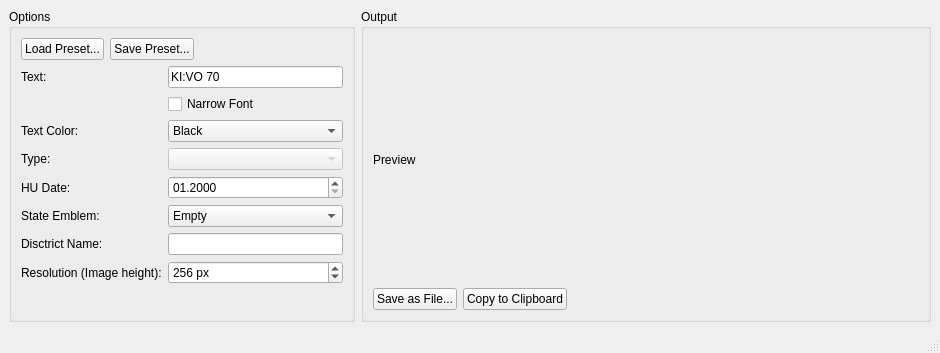
<?xml version="1.0" encoding="UTF-8"?>
<ui version="4.0">
 <class>MainWindow</class>
 <widget class="QMainWindow" name="MainWindow">
  <property name="geometry">
   <rect>
    <x>0</x>
    <y>0</y>
    <width>940</width>
    <height>353</height>
   </rect>
  </property>
  <property name="windowTitle">
   <string>Kennzeichengenerator</string>
  </property>
  <widget class="QWidget" name="centralwidget">
   <layout class="QHBoxLayout" name="horizontalLayout_3">
    <item>
     <widget class="QGroupBox" name="gbOptions">
      <property name="sizePolicy">
       <sizepolicy hsizetype="Maximum" vsizetype="Preferred">
        <horstretch>0</horstretch>
        <verstretch>0</verstretch>
       </sizepolicy>
      </property>
      <property name="title">
       <string>Options</string>
      </property>
      <layout class="QVBoxLayout" name="verticalLayout_2">
       <item>
        <layout class="QHBoxLayout" name="horizontalLayout_2">
         <item>
          <widget class="QPushButton" name="pbLoadPreset">
           <property name="text">
            <string>Load Preset...</string>
           </property>
          </widget>
         </item>
         <item>
          <widget class="QPushButton" name="pbSavePreset">
           <property name="text">
            <string>Save Preset...</string>
           </property>
          </widget>
         </item>
         <item>
          <spacer name="horizontalSpacer">
           <property name="orientation">
            <enum>Qt::Horizontal</enum>
           </property>
           <property name="sizeHint" stdset="0">
            <size>
             <width>40</width>
             <height>20</height>
            </size>
           </property>
          </spacer>
         </item>
        </layout>
       </item>
       <item>
        <layout class="QFormLayout" name="formLayout">
         <item row="0" column="0">
          <widget class="QLabel" name="lText">
           <property name="text">
            <string>Text:</string>
           </property>
          </widget>
         </item>
         <item row="0" column="1">
          <widget class="QLineEdit" name="leText">
           <property name="toolTip">
            <string>The text that you want to show on the licence plate. Use &quot;:&quot; for the &quot;HU-Sticker&quot;</string>
           </property>
           <property name="text">
            <string>KI:VO 70</string>
           </property>
          </widget>
         </item>
         <item row="1" column="1">
          <widget class="QCheckBox" name="cbNarrowFont">
           <property name="text">
            <string>Narrow Font</string>
           </property>
          </widget>
         </item>
         <item row="2" column="0">
          <widget class="QLabel" name="lTextColor">
           <property name="text">
            <string>Text Color:</string>
           </property>
          </widget>
         </item>
         <item row="2" column="1">
          <widget class="QComboBox" name="cbTextColor">
           <item>
            <property name="text">
             <string>Black</string>
            </property>
           </item>
           <item>
            <property name="text">
             <string>Red</string>
            </property>
           </item>
           <item>
            <property name="text">
             <string>Green</string>
            </property>
           </item>
          </widget>
         </item>
         <item row="3" column="0">
          <widget class="QLabel" name="lType">
           <property name="text">
            <string>Type:</string>
           </property>
          </widget>
         </item>
         <item row="3" column="1">
          <widget class="QComboBox" name="cbType">
           <property name="enabled">
            <bool>false</bool>
           </property>
           <property name="toolTip">
            <string>This isn't available now.</string>
           </property>
          </widget>
         </item>
         <item row="4" column="0">
          <widget class="QLabel" name="lHuDate">
           <property name="text">
            <string>HU Date:</string>
           </property>
          </widget>
         </item>
         <item row="4" column="1">
          <widget class="QDateEdit" name="deHuDate">
           <property name="maximumDateTime">
            <datetime>
             <hour>22</hour>
             <minute>59</minute>
             <second>59</second>
             <year>2033</year>
             <month>12</month>
             <day>31</day>
            </datetime>
           </property>
           <property name="minimumDateTime">
            <datetime>
             <hour>0</hour>
             <minute>0</minute>
             <second>0</second>
             <year>1961</year>
             <month>1</month>
             <day>1</day>
            </datetime>
           </property>
           <property name="maximumDate">
            <date>
             <year>2033</year>
             <month>12</month>
             <day>31</day>
            </date>
           </property>
           <property name="displayFormat">
            <string>MM.yyyy</string>
           </property>
          </widget>
         </item>
         <item row="5" column="0">
          <widget class="QLabel" name="lStateEmblem">
           <property name="text">
            <string>State Emblem:</string>
           </property>
          </widget>
         </item>
         <item row="5" column="1">
          <widget class="QComboBox" name="cbStateEmblem">
           <item>
            <property name="text">
             <string>Empty</string>
            </property>
           </item>
           <item>
            <property name="text">
             <string>Deutschland</string>
            </property>
           </item>
           <item>
            <property name="text">
             <string>Baden-Würtemberg</string>
            </property>
           </item>
           <item>
            <property name="text">
             <string>Bayern</string>
            </property>
           </item>
           <item>
            <property name="text">
             <string>Berlin</string>
            </property>
           </item>
           <item>
            <property name="text">
             <string>Brandenburg</string>
            </property>
           </item>
           <item>
            <property name="text">
             <string>Bremen</string>
            </property>
           </item>
           <item>
            <property name="text">
             <string>Hamburg</string>
            </property>
           </item>
           <item>
            <property name="text">
             <string>Hessen</string>
            </property>
           </item>
           <item>
            <property name="text">
             <string>Mecklenburg-Vorpommern</string>
            </property>
           </item>
           <item>
            <property name="text">
             <string>Niedersachsen</string>
            </property>
           </item>
           <item>
            <property name="text">
             <string>Nordrhein-Westfalen</string>
            </property>
           </item>
           <item>
            <property name="text">
             <string>Rheinland-Pfalz</string>
            </property>
           </item>
           <item>
            <property name="text">
             <string>Saarland</string>
            </property>
           </item>
           <item>
            <property name="text">
             <string>Sachsen</string>
            </property>
           </item>
           <item>
            <property name="text">
             <string>Sachsen-Anhalt</string>
            </property>
           </item>
           <item>
            <property name="text">
             <string>Schleswig-Holstein</string>
            </property>
           </item>
           <item>
            <property name="text">
             <string>Thüringen</string>
            </property>
           </item>
          </widget>
         </item>
         <item row="6" column="0">
          <widget class="QLabel" name="lDisctrictName">
           <property name="text">
            <string>Disctrict Name:</string>
           </property>
          </widget>
         </item>
         <item row="6" column="1">
          <widget class="QLineEdit" name="leDisctrictName"/>
         </item>
         <item row="7" column="0">
          <widget class="QLabel" name="lImgHeight">
           <property name="text">
            <string>Resolution (Image height):</string>
           </property>
          </widget>
         </item>
         <item row="7" column="1">
          <widget class="QSpinBox" name="sbImgHeight">
           <property name="suffix">
            <string> px</string>
           </property>
           <property name="minimum">
            <number>8</number>
           </property>
           <property name="maximum">
            <number>4096</number>
           </property>
           <property name="value">
            <number>256</number>
           </property>
          </widget>
         </item>
         <item row="8" column="1">
          <spacer name="verticalSpacer">
           <property name="orientation">
            <enum>Qt::Vertical</enum>
           </property>
           <property name="sizeHint" stdset="0">
            <size>
             <width>20</width>
             <height>40</height>
            </size>
           </property>
          </spacer>
         </item>
        </layout>
       </item>
      </layout>
     </widget>
    </item>
    <item>
     <widget class="QGroupBox" name="gbOutput">
      <property name="sizePolicy">
       <sizepolicy hsizetype="Minimum" vsizetype="Preferred">
        <horstretch>0</horstretch>
        <verstretch>0</verstretch>
       </sizepolicy>
      </property>
      <property name="title">
       <string>Output</string>
      </property>
      <layout class="QVBoxLayout" name="verticalLayout">
       <item>
        <widget class="QLabel" name="lPreview">
         <property name="sizePolicy">
          <sizepolicy hsizetype="Preferred" vsizetype="MinimumExpanding">
           <horstretch>0</horstretch>
           <verstretch>0</verstretch>
          </sizepolicy>
         </property>
         <property name="minimumSize">
          <size>
           <width>450</width>
           <height>0</height>
          </size>
         </property>
         <property name="text">
          <string>Preview</string>
         </property>
        </widget>
       </item>
       <item>
        <layout class="QHBoxLayout" name="horizontalLayout">
         <item>
          <widget class="QPushButton" name="pbSaveAsFile">
           <property name="text">
            <string>Save as File...</string>
           </property>
          </widget>
         </item>
         <item>
          <widget class="QPushButton" name="pbCopyToClipboard">
           <property name="text">
            <string>Copy to Clipboard</string>
           </property>
          </widget>
         </item>
         <item>
          <spacer name="horizontalSpacer_2">
           <property name="orientation">
            <enum>Qt::Horizontal</enum>
           </property>
           <property name="sizeHint" stdset="0">
            <size>
             <width>40</width>
             <height>20</height>
            </size>
           </property>
          </spacer>
         </item>
        </layout>
       </item>
      </layout>
     </widget>
    </item>
   </layout>
  </widget>
  <widget class="QMenuBar" name="menubar">
   <property name="geometry">
    <rect>
     <x>0</x>
     <y>0</y>
     <width>940</width>
     <height>22</height>
    </rect>
   </property>
  </widget>
  <widget class="QStatusBar" name="statusbar"/>
 </widget>
 <resources/>
 <connections/>
</ui>
